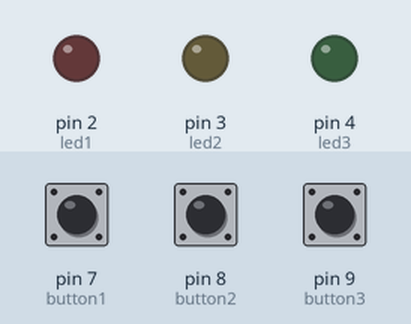
The sketch below on a simulated Arduino Uno, built with avr-gcc and run on an emulated ATmega328P. Shown: output pins drawn as LEDs (lit = HIGH). Dashed ring = blinking. The test bench sets the inputs (shaded band); at power-on: pin 7 (button1) LOW, pin 8 (button2) LOW, pin 9 (button3) LOW.

Above: at 1.2 s.
1.3 s: pin 7 (button1) pulled HIGH for 0.15 s
At 1.45 s:
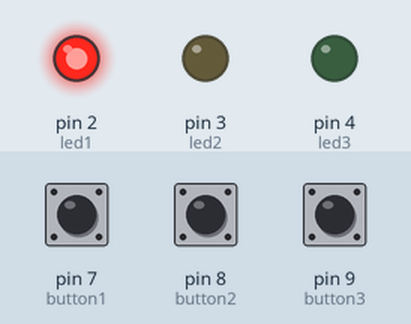
3.7 s: pin 8 (button2) pulled HIGH for 1 s
At 3.85 s:
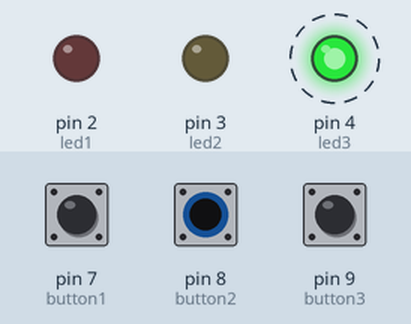
6.7 s: pin 9 (button3) pulled HIGH for 0.15 s
At 7.15 s:
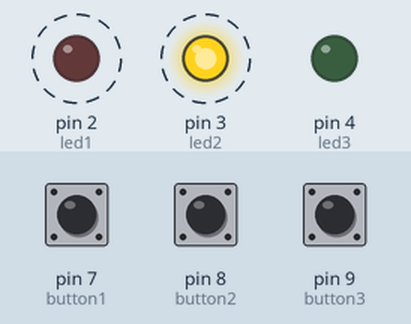
9.8 s: pin 9 (button3) pulled HIGH for 1 s
At 12.7 s:
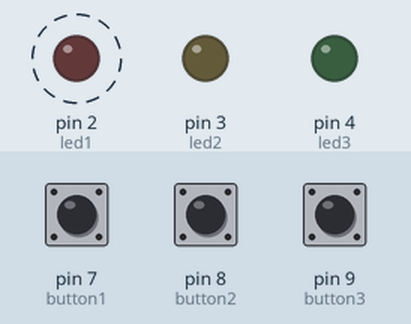
13.1 s: pin 9 (button3) pulled HIGH for 3.2 s
At 14.1 s:
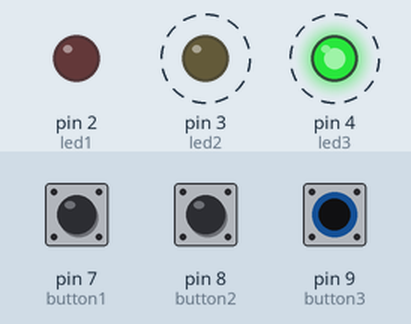
Timing chart, 0 to 18.2 s (numbered marks = the images above; inputs shaded):
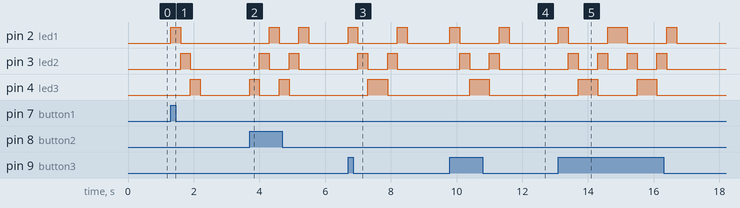

Measured:
- after the input at 1.3 s, pin 2 (led1): LOW → HIGH at once, → LOW 0.30 s later; pin 3 (led2): LOW → HIGH after 0.30 s, → LOW 0.30 s later; pin 4 (led3): LOW → HIGH after 0.60 s, → LOW 0.30 s later
- after the input at 3.7 s, pin 2 (led1): alternates HIGH for 0.30 s and LOW for 0.60 s, 4 changes in all, then stays LOW, starting after 0.60 s; pin 3 (led2): alternates HIGH for 0.30 s and LOW for 0.60 s, 4 changes in all, then stays LOW, starting after 0.30 s
- after the input at 6.7 s, pin 2 (led1): alternates HIGH for 0.30 s and LOW for 1.2 s, starting at once; pin 3 (led2): alternates HIGH for 0.30 s and LOW for 0.60 s, 4 changes in all, then stays LOW, starting after 0.30 s; pin 4 (led3): LOW → HIGH after 0.60 s, → LOW 0.60 s later
- after the input at 9.8 s, pin 2 (led1): alternates HIGH for 0.30 s and LOW for 1.2 s, starting at once; pin 3 (led2): alternates HIGH for 0.30 s and LOW for 0.60 s, 4 changes in all, then stays LOW, starting after 0.30 s; pin 4 (led3): LOW → HIGH after 0.60 s, → LOW 0.60 s later
- after the input at 13.1 s, pin 2 (led1): goes HIGH 0.30 s, LOW 1.2 s, HIGH 0.60 s, LOW 1.2 s, HIGH 0.30 s, then LOW, starting at once; pin 3 (led2): alternates HIGH for 0.30 s and LOW for 0.60 s, 8 changes in all, then stays LOW, starting after 0.30 s

The sketch:

sketch.ino
```cpp
// Pin definisi
const int led1 = 2;
const int led2 = 3;
const int led3 = 4;
const int button1 = 7;  // Tombol untuk running dari kiri ke kanan
const int button2 = 8;  // Tombol untuk running dari kanan ke kiri
const int button3 = 9;  // Tombol untuk running bolak-balik

int buttonState1 = 0;
int buttonState2 = 0;
int buttonState3 = 0;

void setup() {
  // Atur pin LED sebagai output
  pinMode(led1, OUTPUT);
  pinMode(led2, OUTPUT);
  pinMode(led3, OUTPUT);

  // Atur pin tombol sebagai input
  pinMode(button1, INPUT);
  pinMode(button2, INPUT);
  pinMode(button3, INPUT);

  // Awal status LED mati
  digitalWrite(led1, LOW);
  digitalWrite(led2, LOW);
  digitalWrite(led3, LOW);
}

void loop() {
  // Baca status tombol
  buttonState1 = digitalRead(button1);
  buttonState2 = digitalRead(button2);
  buttonState3 = digitalRead(button3);

  // Jika tombol pertama ditekan, jalankan LED dari kiri ke kanan
  if (buttonState1 == HIGH) {
    runLeftToRight();
  }

  // Jika tombol kedua ditekan, jalankan LED dari kanan ke kiri
  if (buttonState2 == HIGH) {
    runRightToLeft();
  }

  // Jika tombol ketiga ditekan, jalankan LED bolak-balik
  if (buttonState3 == HIGH) {
    runBackAndForth();
  }
}

// Fungsi untuk menjalankan LED dari kiri ke kanan
void runLeftToRight() {
  digitalWrite(led1, HIGH);
  delay(300);
  digitalWrite(led1, LOW);

  digitalWrite(led2, HIGH);
  delay(300);
  digitalWrite(led2, LOW);

  digitalWrite(led3, HIGH);
  delay(300);
  digitalWrite(led3, LOW);
}

// Fungsi untuk menjalankan LED dari kanan ke kiri
void runRightToLeft() {
  digitalWrite(led3, HIGH);
  delay(300);
  digitalWrite(led3, LOW);

  digitalWrite(led2, HIGH);
  delay(300);
  digitalWrite(led2, LOW);

  digitalWrite(led1, HIGH);
  delay(300);
  digitalWrite(led1, LOW);
}

// Fungsi untuk menjalankan LED bolak-balik
void runBackAndForth() {
  // Kiri ke kanan
  runLeftToRight();
  // Kanan ke kiri
  runRightToLeft();
}
```
